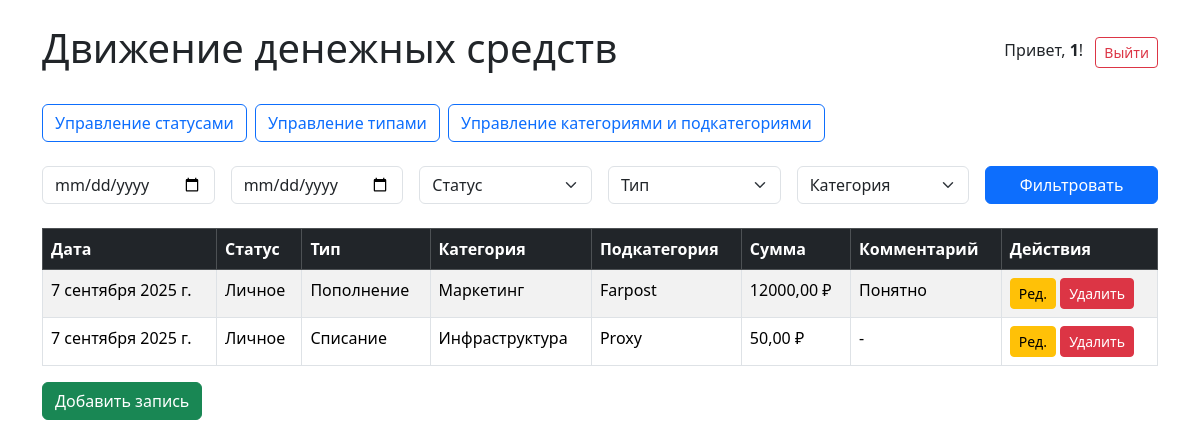
The app's page / (signed in) with its own data.
### dds/models.py (models this page shows, shortened)
class CashFlow(models.Model):
    user = models.ForeignKey(User, on_delete=models.CASCADE, related_name="cashflows")
    date = models.DateField(auto_now_add=False, auto_now=True)
    status = models.ForeignKey(Status, on_delete=models.PROTECT, verbose_name="Статус")
    type = models.ForeignKey(Type, on_delete=models.PROTECT, verbose_name='Тип')
    category = models.ForeignKey(Category, on_delete=models.PROTECT, verbose_name='Категория')
    subcategory = models.ForeignKey(SubCategory, on_delete=models.PROTECT, verbose_name='Подкатегория')
    amount = models.DecimalField(max_digits=12, decimal_places=2, verbose_name='Сумма')
    comment = models.TextField(blank=True, null=True, verbose_name='Комментарий')
    class Meta:
        verbose_name = "Запись"
        verbose_name_plural = "Записи"

class Status(models.Model):
    user = models.ForeignKey(User, on_delete=models.CASCADE)
    name = models.CharField(max_length=100)
    class Meta:
        verbose_name = "Статус"
        verbose_name_plural = "Статусы"
        unique_together = ("user", "name")
    def __str__(self):
        return self.name

class Type(models.Model):
    user = models.ForeignKey(User, on_delete=models.CASCADE)
    name = models.CharField(max_length=100)
    class Meta:
        verbose_name = "Тип"
        verbose_name_plural = "Типы"
        unique_together = ("user", "name")
    def __str__(self):
        return self.name

class Category(models.Model):
    user = models.ForeignKey(User, on_delete=models.CASCADE)
    name = models.CharField(max_length=100)
    type = models.ForeignKey(Type, on_delete=models.CASCADE, related_name="categories")
    class Meta:
        verbose_name = "Категория"
        verbose_name_plural = "Категории"
        unique_together = ("user", "name", "type")
    def __str__(self):
        return self.name

class SubCategory(models.Model):
    user = models.ForeignKey(User, on_delete=models.CASCADE)
    name = models.CharField(max_length=100)
    category = models.ForeignKey(Category, on_delete=models.CASCADE, related_name="subcategories")
    class Meta:
        verbose_name = "Подкатегория"
        verbose_name_plural = "Подкатегории"
        unique_together = ("user", "name", "category")
    def __str__(self):
        return self.name

### dds/views.py (the view)
# urls.py: path('', views.index, name='index'),
@login_required
def index(request):
    cashflows = CashFlow.objects.filter(user=request.user).order_by("-date")
    start_date = request.GET.get("start_date")
    end_date = request.GET.get("end_date")
    status_id = request.GET.get("status")
    type_id = request.GET.get("type")
    category_id = request.GET.get("category")
    if start_date:
        cashflows = cashflows.filter(date__gte=start_date)
    if end_date:
        cashflows = cashflows.filter(date__lte=end_date)
    if status_id:
        cashflows = cashflows.filter(status_id=status_id)
    if type_id:
        cashflows = cashflows.filter(type_id=type_id)
    if category_id:
        cashflows = cashflows.filter(category_id=category_id)
    context = {
        "cashflows": cashflows,
        "statuses": Status.objects.filter(user=request.user),
        "types": Type.objects.filter(user=request.user),
        "categories": Category.objects.filter(user=request.user),
    }
    return render(request, "index.html", context)

### dds/templates/index.html (shortened to what this page needs)
<!DOCTYPE html>
<html lang="ru">
<head>
    <link href="https://cdn.jsdelivr.net/npm/bootstrap@5.3.2/dist/css/bootstrap.min.css" rel="stylesheet">
</head>
<body>
<div class="container mt-4">
    <div class="d-flex justify-content-between align-items-center mb-4">
        <h1>Движение денежных средств</h1>
        <div>
            {% if user.is_authenticated %}
                <span class="me-2">Привет, <strong>{{ user.username }}</strong>!</span>
                <form method="post" action="{% url 'logout' %}" style="display:inline;">
                    <button type="submit" class="btn btn-outline-danger btn-sm">Выйти</button>
                </form>
            {% else %}
                <a href="{% url 'login' %}" class="btn btn-outline-primary btn-sm me-2">Войти</a>
                <a href="{% url 'register' %}" class="btn btn-outline-success btn-sm">Регистрация</a>
            {% endif %}
        </div>
    </div>
    <div class="mb-4 d-flex gap-2">
        <a href="{% url 'status_management' %}" class="btn btn-outline-primary">Управление статусами</a>
        <a href="{% url 'type_management' %}" class="btn btn-outline-primary">Управление типами</a>
        <a href="{% url 'category_management' %}" class="btn btn-outline-primary">Управление категориями и подкатегориями</a>
    </div>
    <form method="get" class="row g-3 mb-4">
        <div class="col-md-2">
            <input type="date" name="start_date" class="form-control" placeholder="С">
        </div>
        <div class="col-md-2">
            <input type="date" name="end_date" class="form-control" placeholder="По">
        </div>
        <div class="col-md-2">
            <select name="status" class="form-select">
                <option value="">Статус</option>
            </select>
        </div>
        <div class="col-md-2">
            <select name="type" class="form-select">
                <option value="">Тип</option>
            </select>
        </div>
        <div class="col-md-2">
            <select name="category" class="form-select">
                <option value="">Категория</option>
            </select>
        </div>
        <div class="col-md-2">
            <button type="submit" class="btn btn-primary w-100">Фильтровать</button>
        </div>
    </form>
    <table class="table table-striped table-bordered">
        <thead class="table-dark">
            <tr>
                <th>Дата</th>
                <th>Статус</th>
                <th>Тип</th>
                <th>Категория</th>
                <th>Подкатегория</th>
                <th>Сумма</th>
                <th>Комментарий</th>
                <th>Действия</th>
            </tr>
        </thead>
        <tbody>
            {% for item in cashflows %}
            <tr>
                <td>{{ item.date }}</td>
                <td>{{ item.status }}</td>
                <td>{{ item.type }}</td>
                <td>{{ item.category }}</td>
                <td>{{ item.subcategory }}</td>
                <td>{{ item.amount }} ₽</td>
                <td>{{ item.comment }}</td>
                <td>
                    <a href="{% url 'edit_cashflow' item.id %}" class="btn btn-sm btn-warning">Ред.</a>
                    <a href="{% url 'delete_cashflow' item.id %}" class="btn btn-sm btn-danger">Удалить</a>
                </td>
            </tr>
            {% empty %}
            <tr>
                <td colspan="8" class="text-center">Нет записей</td>
            </tr>
            {% endfor %}
        </tbody>
    </table>
    <a href="{% url 'add_cashflow' %}" class="btn btn-success">Добавить запись</a>
</div>
</body>
</html>

### records on screen
CashFlow: date "7 сентября 2025 г.", status "Личное", type "Пополнение", category "Маркетинг", subcategory "Farpost", amount "12000,00", comment "Понятно"
CashFlow: date "7 сентября 2025 г.", status "Личное", type "Списание", category "Инфраструктура", subcategory "Proxy", amount "50,00", comment "-"

### other values on screen
{{ user.username }} "1"
